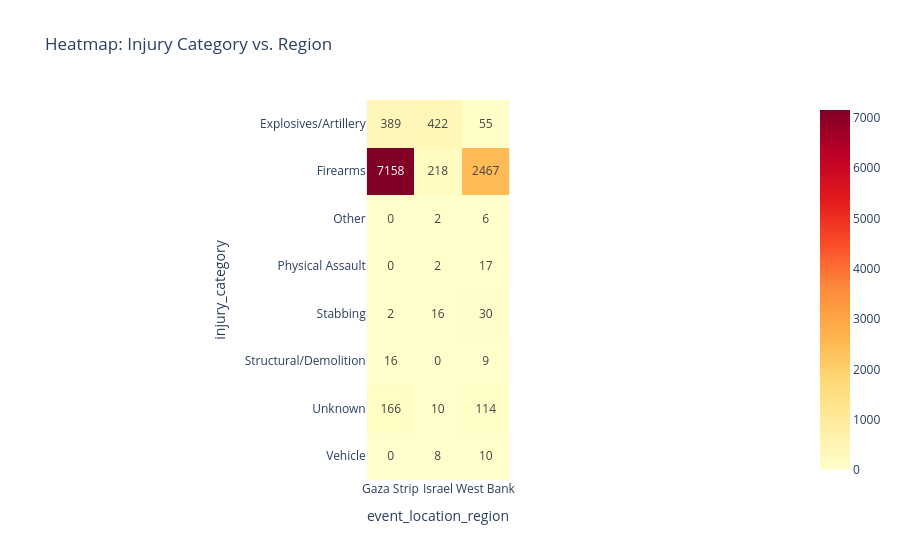

Source (notebook cell):
### Markdown cell above
## Tactics vs. Region (The Geographic Strategy)

This shows if the "Method of Death" changes depending on where the incident happens (e.g., Gaza vs. West Bank).

### Code cell
#  Heatmap injury × region 
tactics_region = pd.crosstab(df['injury_category'], df['event_location_region'])

fig3 = px.imshow(tactics_region, text_auto=True,
                 color_continuous_scale='YlOrRd',
                 title='Heatmap: Injury Category vs. Region')
fig3.show()

### Figure 1 — Plotly figure (JSON) as saved in the notebook; plotly's stock layout.template omitted (floating-point values rounded to 4 significant figures)
{"data": [{"coloraxis": "coloraxis", "hovertemplate": "event_location_region: %{x}<br>injury_category: %{y}<br>color: %{z}<extra></extra>", "name": "0", "texttemplate": "%{z}", "type": "heatmap", "x": ["Gaza Strip", "Israel", "West Bank"], "xaxis": "x", "y": ["Explosives/Artillery", "Firearms", "Other", "Physical Assault", "Stabbing", "Structural/Demolition", "Unknown", "Vehicle"], "yaxis": "y", "z": [[389, 422, 55], [7158, 218, 2467], [0, 2, 6], [0, 2, 17], [2, 16, 30], [16, 0, 9], [166, 10, 114], [0, 8, 10]]}], "layout": {"coloraxis": {"colorscale": [[0, "rgb(255,255,204)"], [0.125, "rgb(255,237,160)"], [0.25, "rgb(254,217,118)"], [0.375, "rgb(254,178,76)"], [0.5, "rgb(253,141,60)"], [0.625, "rgb(252,78,42)"], [0.75, "rgb(227,26,28)"], [0.875, "rgb(189,0,38)"], [1, "rgb(128,0,38)"]]}, "title": {"text": "Heatmap: Injury Category vs. Region"}, "xaxis": {"anchor": "y", "constrain": "domain", "domain": [0, 1], "scaleanchor": "y", "title": {"text": "event_location_region"}}, "yaxis": {"anchor": "x", "autorange": "reversed", "constrain": "domain", "domain": [0, 1], "title": {"text": "injury_category"}}}}
